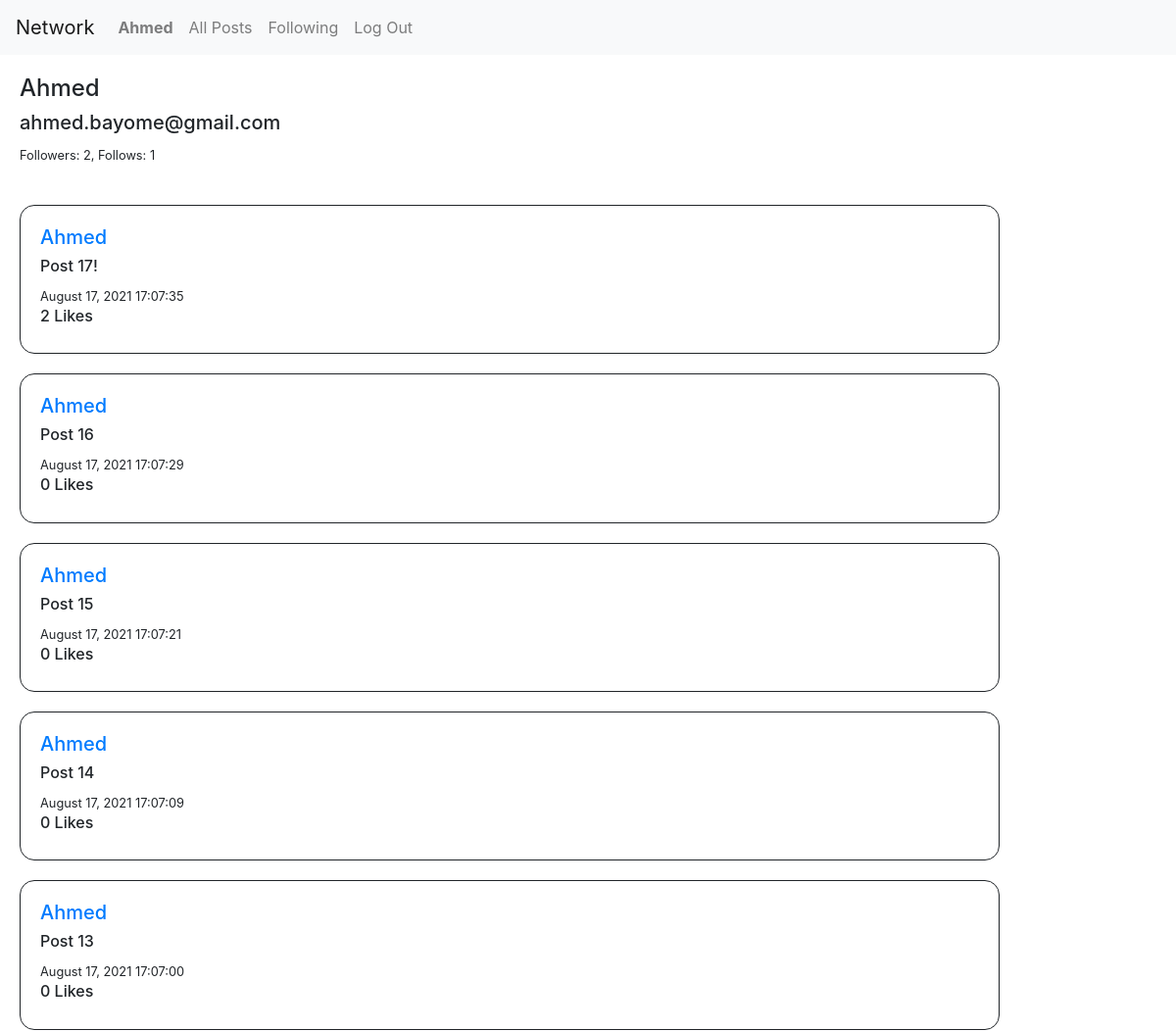
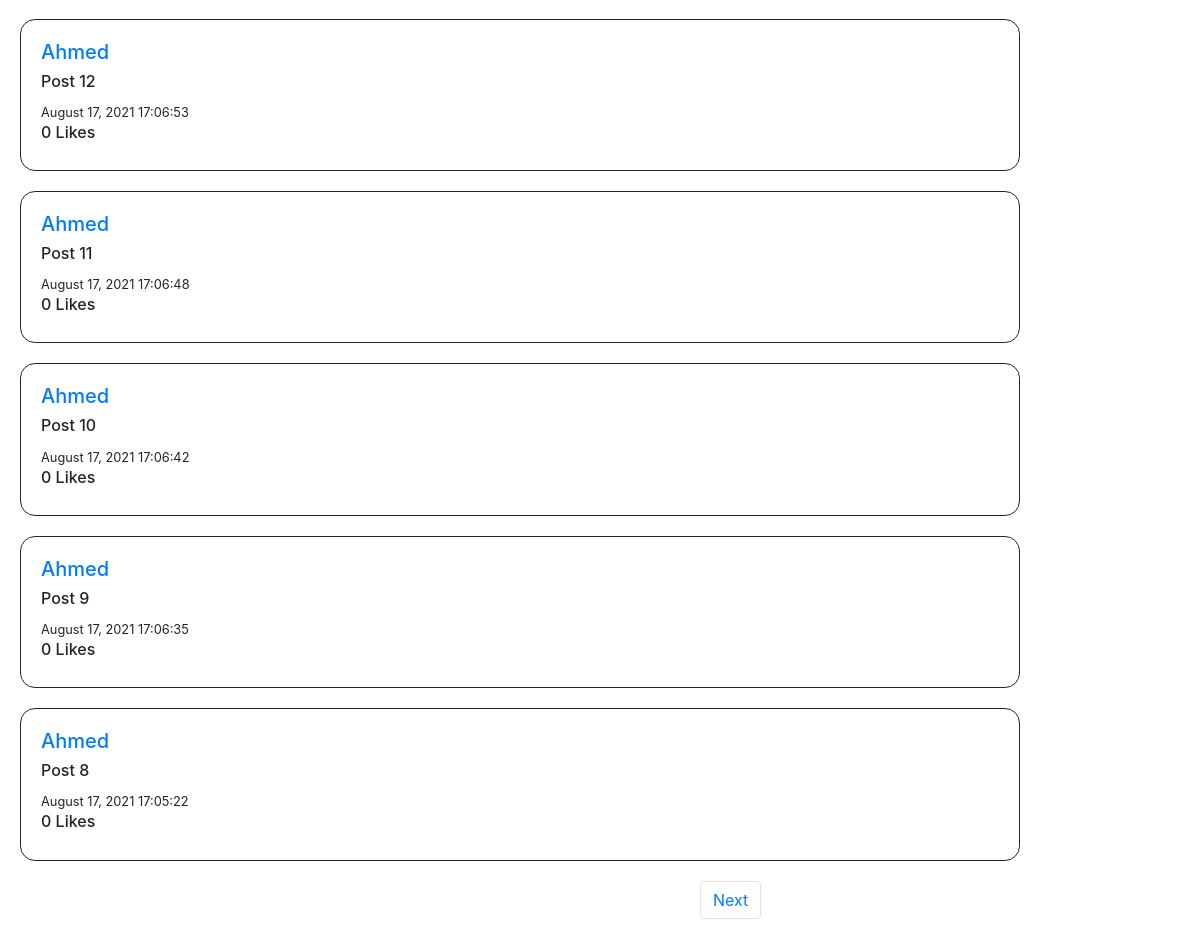
Page /Profile/Ahmed (signed in) on the committed database (2 pictures, top to bottom).
### network/models.py (models this page shows)
class User(AbstractUser):
    followersCount = models.IntegerField(null=True, blank=True, default=0)
    followsCount = models.IntegerField(null=True, blank=True, default=0)
    posts = models.ManyToManyField(Post, blank=True, related_name="userPost")
    followsList = models.ManyToManyField("self", blank=True, related_name="users", symmetrical=False)
    LikedList = models.ManyToManyField(Post, blank=True, related_name="userLikes")

class Post(models.Model):
    text = models.TextField(max_length=1000, default="", blank=True)
    poster = models.CharField(max_length=64, default="")
    date = models.CharField(max_length=64, default="")
    realDate = models.DateTimeField(auto_now=True)
    likesCount = models.IntegerField(null=True, default=0)

### network/views.py (the view)
# urls.py: path("Profile/<str:username>", views.Profile, name="Profile"),
def Profile(request, username):
    us = User.objects.get(username=username)
    postList = us.posts.all().order_by('-realDate')
    other = False
    alreadyFollowed = False
    if request.user.username != username:
        other = True
    fList = request.user.followsList.all()
    for use in fList:
        if username == use.username:
            alreadyFollowed = True
    paginator = Paginator(postList, 10)
    try:
        page = int(request.GET.get('page', '1'))
    except:
        page = 1
    try:
        posts = paginator.page(page)
    except(EmptyPage, InvalidPage):
        posts = paginator.page(paginator.num_pages)
    return render(request, "network/User's Profile Page.html", {
        "us":us,
        "posts":posts,
        "other":other,
        "alreadyFollowed":alreadyFollowed,
        "fList":fList
    })

### network/templates/network/User's Profile Page.html (shortened to what this page needs)
{% extends "network/layout.html" %}
{% block body %}
{% if user.is_authenticated %}
    <div style="padding:20px;">
    <h4>{{us.username}}</h4>
    <h5>{{us.email}}</h5>
    <small>Followers: {{us.followersCount}}, Follows: {{us.followsCount}}</small>
    <br>
    </div>
    {% for post in posts %}
    <div id="po">
    <h5><a href="{% url 'Profile' post.poster %}">{{post.poster}}</a></h5>
    <h6>{{ post.text }}</h6>
    <small>{{post.date}}</small>
    <h6>{{post.likesCount}} Likes</h6>
    </div>
    {% endfor %}
    <ul class="pagination">
    {% if posts.has_next %}
    <li class="page-item" ><a class="page-link" style="left:700px;" href="?page={{ posts.next_page_number }}">Next</a></li>
    {% endif %}
    </ul>
{% endif %}
{% endblock %}

### network/templates/network/layout.html (shortened to what this page needs)
{% load static %}
<!DOCTYPE html>
<html lang="en">
    <head>
        <link rel="stylesheet" href="https://stackpath.bootstrapcdn.com/bootstrap/4.4.1/css/bootstrap.min.css">
        <link href="{% static 'network/styles.css' %}" rel="stylesheet">
    </head>
    <body>
        <nav class="navbar navbar-expand-lg navbar-light bg-light">
            <a class="navbar-brand" href="{% url 'index' %}">Network</a>
            <div>
              <ul class="navbar-nav mr-auto">
                {% if user.is_authenticated %}
                    <li class="nav-item">
                        <a class="nav-link" href="{% url 'Profile' user.username %}"><strong>{{ user.username }}</strong></a>
                    </li>
                {% endif %}
                <li class="nav-item">
                  <a class="nav-link" href="{% url 'index' %}">All Posts</a>
                </li>
                {% if user.is_authenticated %}
                    <li class="nav-item">
                        <a class="nav-link" href="{% url 'following' %}">Following</a>
                    </li>
                    <li class="nav-item">
                        <a class="nav-link" href="{% url 'logout' %}">Log Out</a>
                    </li>
                {% endif %}
              </ul>
            </div>
          </nav>
        <div class="body">
            {% block body %}
            {% endblock %}
        </div>
    </body>
</html>

### network/templates/network/User's Profile Page.html (style rules this page uses)
#po { border:1px; border-style: solid; border-radius:15px; margin:20px; padding:20px; width: 1000px; }

### rows in the picture
User: username "Ahmed", email "ahmed.bayome@gmail.com", followersCount "2", followsCount "1"
Post: poster "Ahmed", text "Post 17!", date "August 17, 2021 17:07:35", likesCount "2"
Post: poster "Ahmed", text "Post 16", date "August 17, 2021 17:07:29", likesCount "0"
Post: poster "Ahmed", text "Post 15", date "August 17, 2021 17:07:21", likesCount "0"
Post: poster "Ahmed", text "Post 14", date "August 17, 2021 17:07:09", likesCount "0"
Post: poster "Ahmed", text "Post 13", date "August 17, 2021 17:07:00", likesCount "0"
Post: poster "Ahmed", text "Post 12", date "August 17, 2021 17:06:53", likesCount "0"
Post: poster "Ahmed", text "Post 11", date "August 17, 2021 17:06:48", likesCount "0"
Post: poster "Ahmed", text "Post 10", date "August 17, 2021 17:06:42", likesCount "0"
Post: poster "Ahmed", text "Post 9", date "August 17, 2021 17:06:35", likesCount "0"
Post: poster "Ahmed", text "Post 8", date "August 17, 2021 17:05:22", likesCount "0"
